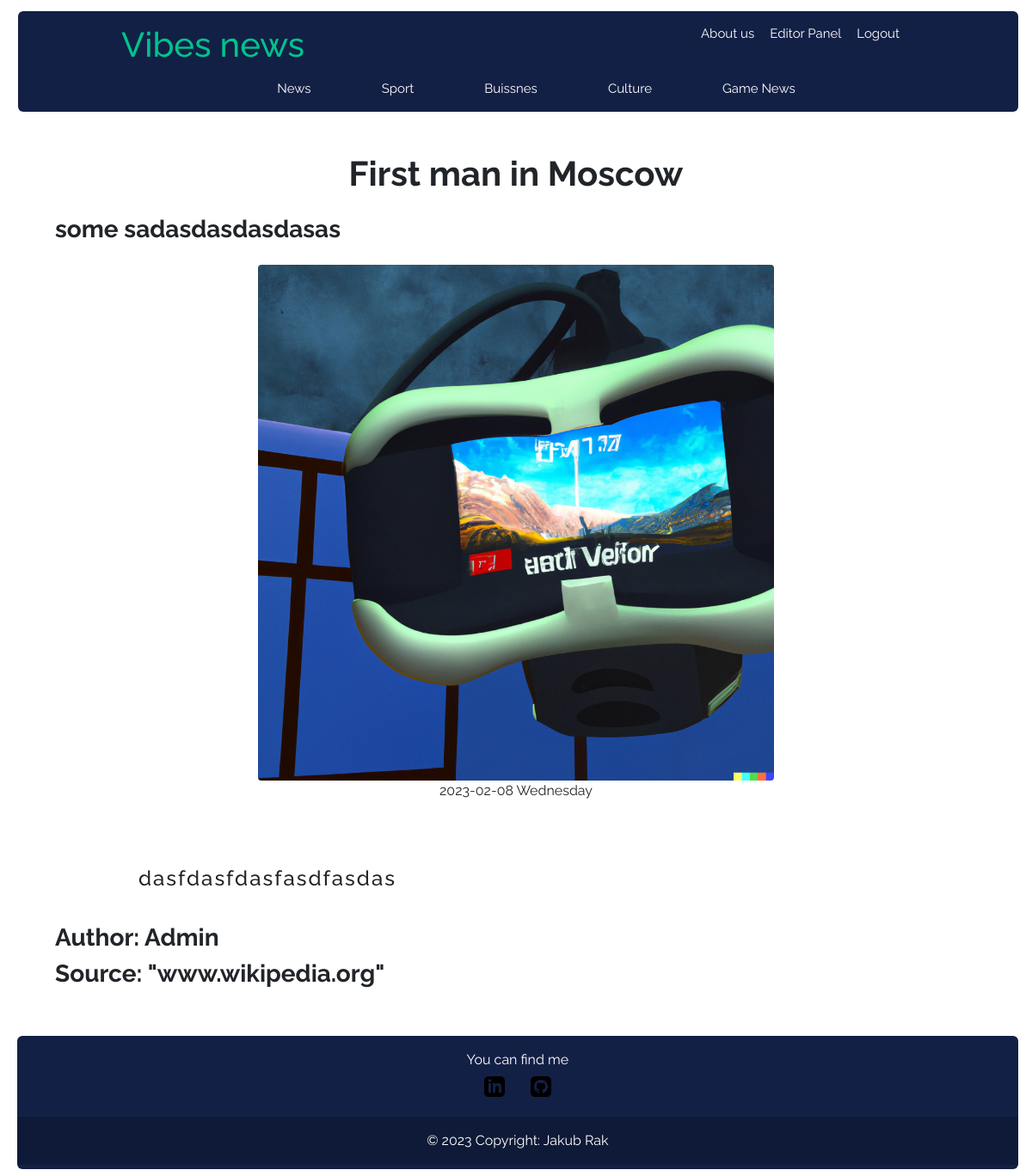
Screenshot of /article_8 (signed in) with the database file from the repository.
### vibes/models.py (models this page shows, shortened)
class Article(db.Model):
    id = db.Column (db.Integer, primary_key = True)
    title = db.Column (db.String(255), unique = True, nullable = False)
    image_of_article = db.Column (db.String(255), nullable = False, default = 'default.png')
    subtitle = db.Column (db.Text, nullable = False)
    content = db.Column (db.Text, nullable = False)
    source = db.Column (db.String(255), nullable = False)
    time_posted = db.Column (db.DateTime, nullable = False, default = datetime.utcnow)
    category_id = db.Column(db.Integer, db.ForeignKey('category.id'), nullable=False)
    user_id = db.Column(db.Integer, db.ForeignKey('user.id'), nullable = False)

class User(db.Model, UserMixin):
    id = db.Column (db.Integer, primary_key = True)
    fullname = db.Column (db.String(100), nullable = False)
    username = db.Column (db.String(100), unique = True, nullable = False)
    email = db.Column (db.String(250), unique = True, nullable = False)
    password = db.Column (db.String(255), nullable = False)
    admin_rights = db.Column (db.Integer, nullable = False, default = 0)
    create_time = db.Column (db.DateTime, nullable = False, default = datetime.utcnow)
    articles = db.relationship('Article', backref = 'author', lazy = True)
    category = db.relationship('Category', secondary = Rights, backref = 'users', lazy = True)

### vibes/articles/routes.py (the view)
@articles.route("/article_<int:article_id>" , methods = ["GET"])
def article(article_id: int):
    current_article: Article = Article.query.get_or_404(article_id)
    if (current_user.is_authenticated):
        if(current_user.admin_rights == 2):
            edit_delete: int = 1
        elif(current_user.admin_rights == 1 and current_article.category in current_user.category):
            edit_delete: int = 1
        elif(current_article.user_id == current_user.id):
            edit_delete: int = 1
        else:
            edit_delete: int = 0
    else:
        edit_delete: int = 0
    return render_template('article.html', title = current_article.title, option = edit_delete, article = current_article)

### vibes/models.py (called while the page is built)
@login_manager.user_loader
def load_user(user_id: int) -> object:
    return User.query.get(int(user_id))

### vibes/templates/article.html (shortened to what this page needs)
{% extends "layout.html" %}
{% block content %}
    <article style="font-family: var(--font-family);" >
        <h1 class="mt-5 font-weight-bold text-center h1">{{article.title}}</h1>
        <h3 class="mt-4 mb-4 font-weight-bold ml-5">{{article.subtitle}}</h3>
        <div class="d-flex flex-column align-items-center mb-5">
            <img class="img-fluid rounded" src="{{url_for('static', filename = 'pics/' + article.image_of_article)}}" style="min-width: 25vw; max-width: 50vw;">
            <span>{{article.time_posted.strftime('%Y-%m-%d %A')}}</span>
        </div>
        <div class="mr-5 ml-5 text-left h4 text-break" style="letter-spacing:2px; white-space:pre-wrap">
            {{ article.content }}
        </div>
        <h3 class="font-weight-bold ml-5">Author: {{article.author.fullname}}</h3>
        <h3 class="font-weight-bold ml-5">Source: "{{article.source}}"</h3>
    </article>
{% endblock content %}

### vibes/static/style.css (style rules this page uses)
:root { --black: #191e29; --dark-blue: #132046; --neon-green: #01c38d; --grey: #696e79; --white: #ffff; --font-family: "Raleway", sans-serif; }
body { min-height: 98vh; margin: 0; display: grid; grid-template-rows: auto 1fr auto; }

### rows the page displays
Article: title "First man in Moscow", subtitle "some sadasdasdasdasas", image_of_article (picture), time_posted "2023-02-08 Wednesday", content "dasfdasfdasfasdfasdas", source "www.wikipedia.org"
User: author.fullname "Admin"
